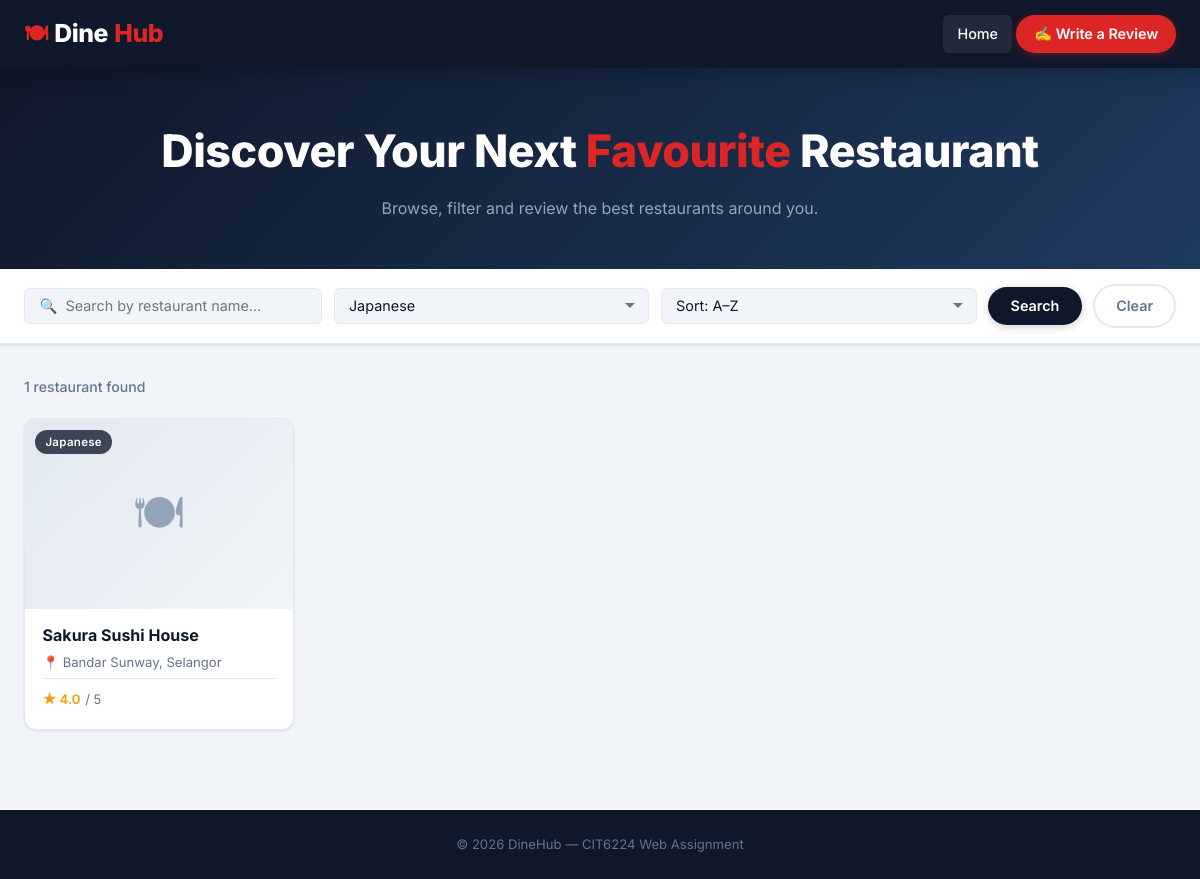
/index.php?cuisine=Japanese, run on the app's committed database.
### tables this page shows
CREATE TABLE IF NOT EXISTS restaurants (
    id INT AUTO_INCREMENT PRIMARY KEY,
    name VARCHAR(100) NOT NULL,
    cuisine_type VARCHAR(50) NOT NULL,
    location VARCHAR(150) NOT NULL,
    description TEXT,
    opening_hours VARCHAR(100),
    image VARCHAR(255) DEFAULT 'default.jpg',
    created_at TIMESTAMP DEFAULT CURRENT_TIMESTAMP
);

### index.php (the view, shortened to what this page needs)
<?php
require_once 'db.php';
$search  = isset($_GET['search'])  ? trim($_GET['search'])  : '';
$cuisine = isset($_GET['cuisine']) ? trim($_GET['cuisine']) : '';
$sort    = isset($_GET['sort'])    ? trim($_GET['sort'])    : 'name_asc';
$conditions = [];
$params     = [];
if ($cuisine !== '') {
    $conditions[] = 'r.cuisine_type = :cuisine';
    $params[':cuisine'] = $cuisine;
}
$where = count($conditions) > 0
    ? 'WHERE ' . implode(' AND ', $conditions)
    : '';
$orderBy = match($sort) {
    'rating_desc' => 'avg_rating DESC NULLS LAST',
    'name_asc'    => 'r.name ASC',
    default       => 'r.name ASC',
};
$sql = "
    SELECT r.id, r.name, r.cuisine_type, r.location, r.image,
           ROUND(avg_sub.avg_rating, 1) AS avg_rating
    FROM   restaurants r
    LEFT JOIN (
        SELECT restaurant_id, AVG(rating) AS avg_rating
        FROM   reviews
        GROUP  BY restaurant_id
    ) avg_sub ON avg_sub.restaurant_id = r.id
    $where
    ORDER BY $orderBy
";
$stmt = $pdo->prepare($sql);
$stmt->execute($params);
$restaurants = $stmt->fetchAll();
$cuisineStmt = $pdo->query("SELECT DISTINCT cuisine_type FROM restaurants ORDER BY cuisine_type");
$cuisines    = $cuisineStmt->fetchAll(PDO::FETCH_COLUMN);
require_once 'includes/header.php';
?>
<section class="hero">
    <h1>Discover Your Next <span>Favourite</span> Restaurant</h1>
    <p>Browse, filter and review the best restaurants around you.</p>
</section>
<div class="filter-bar">
    <form class="filter-inner" method="get" action="index.php">
        <input type="text"
               name="search"
               placeholder="🔍  Search by restaurant name…"
               value="<?= htmlspecialchars($search) ?>">
        <select name="cuisine">
            <?php foreach ($cuisines as $c): ?>
                <option value="<?= htmlspecialchars($c) ?>"
                    <?= $cuisine === $c ? 'selected' : '' ?>>
                    <?= htmlspecialchars($c) ?>
                </option>
            <?php endforeach; ?>
        </select>
        <select name="sort">
            <option value="name_asc"    <?= $sort === 'name_asc'    ? 'selected' : '' ?>>Sort: A–Z</option>
        </select>
        <button type="submit" class="btn btn-search">Search</button>
        <?php if ($search !== '' || $cuisine !== '' || $sort !== 'name_asc'): ?>
            <a href="index.php" class="btn btn-ghost">Clear</a>
        <?php endif; ?>
    </form>
</div>
<div class="main-container">
    <div class="results-meta">
        <span class="count">
            <?= count($restaurants) ?> restaurant<?= count($restaurants) !== 1 ? 's' : '' ?> found
        </span>
    </div>
    <?php if (count($restaurants) === 0): ?>
        <div class="empty-state">
            <div class="empty-icon">🍽</div>
            <h3>No restaurants found</h3>
            <p>Try a different search term or <a href="index.php">clear all filters</a>.</p>
        </div>
    <?php else: ?>
        <div class="card-grid">
            <?php foreach ($restaurants as $row): ?>
                <a class="card" href="restaurant.php?id=<?= (int) $row['id'] ?>">
                    <div class="card-img-wrap">
                        <?php if (!empty($row['image']) && file_exists(__DIR__ . '/uploads/' . $row['image'])): ?>
                            <img src="uploads/<?= htmlspecialchars($row['image']) ?>"
                                 alt="<?= htmlspecialchars($row['name']) ?>">
                        <?php else: ?>
                            <div class="no-image">🍽</div>
                        <?php endif; ?>
                        <span class="card-badge"><?= htmlspecialchars($row['cuisine_type']) ?></span>
                    </div>
                    <div class="card-body">
                        <div class="card-name"><?= htmlspecialchars($row['name']) ?></div>
                        <div class="card-location">
                            📍 <?= htmlspecialchars($row['location']) ?>
                        </div>
                        <div class="card-rating">
                            <?php if ($row['avg_rating'] !== null): ?>
                                ★ <?= $row['avg_rating'] ?> <span style="color:var(--text-muted);font-weight:400">/ 5</span>
                            <?php else: ?>
                                <span class="no-rating">No reviews yet</span>
                            <?php endif; ?>
                        </div>
                    </div>
                </a>
            <?php endforeach; ?>
        </div>
    <?php endif; ?>
</div>
<?php require_once 'includes/footer.php'; ?>

### style.css (style rules this page uses)
:root { --navy: #0f172a; --navy-mid: #1e293b; --red: #dc2626; --red-dark: #b91c1c; --red-light: #fef2f2; --amber: #f59e0b; --green: #16a34a; --green-light: #f0fdf4; --bg: #f1f5f9; --surface: #ffffff; --border: #e2e8f0; --text: #0f172a; --text-muted: #64748b; --radius-sm: 6px; --radius: 12px; --radius-lg: 20px; --shadow-sm: 0 1px 3px rgba(0,0,0,.08), 0 1px 2px rgba(0,0,0,.04); --shadow: 0 4px 16px rgba(0,0,0,.08), 0 2px 6px rgba(0,0,0,.04); --shadow-lg: 0 12px 40px rgba(0,0,0,.12), 0 4px 12px rgba(0,0,0,.06); --transition: 0.22s ease; --nav-height: 68px; }
*, *::before, *::after { box-sizing: border-box; margin: 0; padding: 0; }
html { scroll-behavior: smooth; }
body { font-family: 'Inter', 'Segoe UI', Arial, sans-serif; background: var(--bg); color: var(--text); line-height: 1.6; padding-top: var(--nav-height); }
a { text-decoration: none; color: inherit; }
.hero { background: linear-gradient(135deg, var(--navy) 0%, #1e3a5f 100%); color: #fff; padding: 3rem 1.5rem; text-align: center; }
.hero h1 { font-size: clamp(1.8rem, 4vw, 2.8rem); font-weight: 800; letter-spacing: -0.5px; margin-bottom: 0.5rem; }
.hero h1 span { color: var(--red); }
.hero p { color: #94a3b8; font-size: 1rem; max-width: 480px; margin: 0 auto; }
.filter-bar { background: var(--surface); border-bottom: 1px solid var(--border); box-shadow: var(--shadow-sm); position: sticky; top: var(--nav-height); z-index: 100; }
.filter-inner { max-width: 1200px; margin: 0 auto; padding: 0.9rem 1.5rem; display: flex; gap: 0.7rem; flex-wrap: wrap; align-items: center; }
.filter-inner input[type="text"], .filter-inner select { padding: 0.55rem 0.9rem; border: 1.5px solid var(--border); border-radius: var(--radius-sm); font-size: 0.9rem; font-family: inherit; color: var(--text); background: var(--bg); flex: 1; min-width: 150px; transition: border-color var(--transition), box-shadow var(--transition); appearance: none; -webkit-appearance: none; }
.filter-inner select { background-repeat: no-repeat; background-position: right 0.75rem center; padding-right: 2rem; }
.btn { display: inline-flex; align-items: center; gap: 0.35rem; padding: 0.55rem 1.3rem; border-radius: 100px; font-size: 0.9rem; font-weight: 600; font-family: inherit; cursor: pointer; border: 2px solid transparent; transition: background var(--transition), color var(--transition), transform var(--transition), box-shadow var(--transition), border-color var(--transition); white-space: nowrap; text-decoration: none; }
.btn-ghost { background: transparent; color: var(--text-muted); border-color: var(--border); }
.btn-search { background: var(--navy); color: #fff; box-shadow: 0 2px 8px rgba(15,23,42,.2); }
.main-container { max-width: 1200px; margin: 0 auto; padding: 2rem 1.5rem; }
.results-meta { display: flex; align-items: center; justify-content: space-between; margin-bottom: 1.25rem; flex-wrap: wrap; gap: 0.5rem; }
.results-meta .count { font-size: 0.88rem; color: var(--text-muted); font-weight: 500; }
.card-grid { display: grid; grid-template-columns: repeat(auto-fill, minmax(260px, 1fr)); gap: 1.5rem; }
.card { background: var(--surface); border-radius: var(--radius); overflow: hidden; box-shadow: var(--shadow-sm); border: 1px solid var(--border); transition: transform var(--transition), box-shadow var(--transition); display: flex; flex-direction: column; color: inherit; text-decoration: none; }
.card-img-wrap { position: relative; overflow: hidden; height: 190px; flex-shrink: 0; }
.card-img-wrap .no-image { width: 100%; height: 100%; background: linear-gradient(135deg, #e2e8f0, #f1f5f9); display: flex; align-items: center; justify-content: center; font-size: 3rem; color: #94a3b8; }
.card-badge { position: absolute; top: 0.65rem; left: 0.65rem; background: rgba(15, 23, 42, 0.78); backdrop-filter: blur(6px); color: #fff; font-size: 0.72rem; font-weight: 600; padding: 3px 10px; border-radius: 100px; letter-spacing: 0.3px; }
.card-body { padding: 1rem 1.1rem 1.2rem; flex: 1; display: flex; flex-direction: column; gap: 0.35rem; }
.card-name { font-size: 1rem; font-weight: 700; color: var(--text); line-height: 1.3; }
.card-location { font-size: 0.82rem; color: var(--text-muted); display: flex; align-items: center; gap: 0.25rem; }
.card-rating { margin-top: auto; padding-top: 0.6rem; border-top: 1px solid var(--border); font-size: 0.82rem; color: var(--amber); font-weight: 600; display: flex; align-items: center; gap: 0.3rem; }

### data on the page
restaurants: cuisine_type "Japanese", name "Sakura Sushi House", location "Bandar Sunway, Selangor", avg_rating "4.0"

### other printed values
count($restaurants) "1"
form field cuisine "Japanese"
